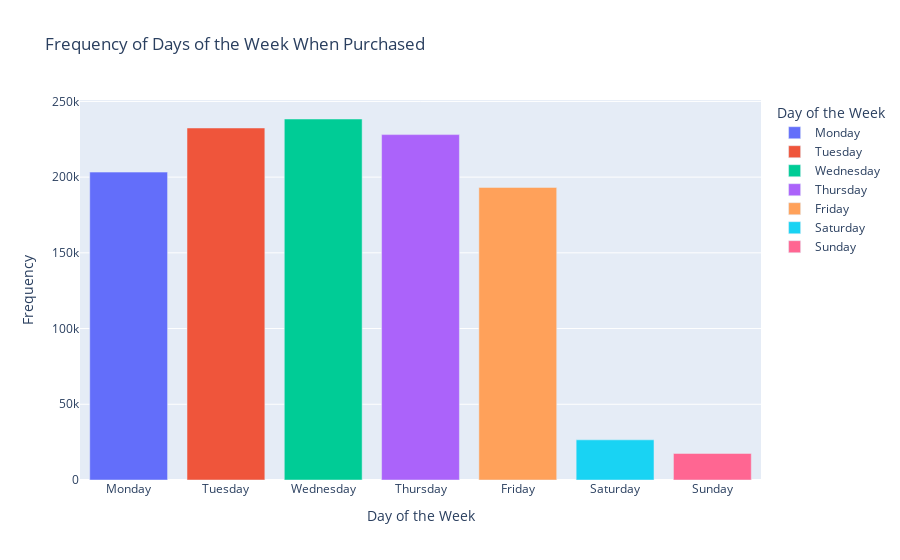

The code cell stored with this chart in its notebook:
### Code cell
import plotly.express as px
df = value_counts_sorted.to_pandas()
# Map the numeric day of the week to actual day names for better readability
day_names = {1: 'Monday', 2: 'Tuesday', 3: 'Wednesday', 4: 'Thursday', 
             5: 'Friday', 6: 'Saturday', 7: 'Sunday'}
df['day_name'] = df['day_of_week'].map(day_names)

# Sort the DataFrame by 'day_of_week' to ensure the days are in the correct order
df = df.sort_values('day_of_week')

# Create the bar chart using Plotly Express
fig = px.bar(df, x='day_name', y='frequency', 
             title='Frequency of Days of the Week When Purchased',
             labels={'day_name': 'Day of the Week', 'frequency': 'Frequency'},
             color='day_name')

# Show the plot
fig.show()

### Figure 1 — Plotly figure (JSON) as saved in the notebook; plotly's stock layout.template omitted (floating-point values rounded to 4 significant figures)
{"data": [{"alignmentgroup": "True", "hovertemplate": "Day of the Week=%{x}<br>Frequency=%{y}<extra></extra>", "legendgroup": "Monday", "marker": {"color": "#636efa", "pattern": {"shape": ""}}, "name": "Monday", "offsetgroup": "Monday", "orientation": "v", "showlegend": true, "textposition": "auto", "type": "bar", "x": ["Monday"], "xaxis": "x", "y": [203297], "yaxis": "y"}, {"alignmentgroup": "True", "hovertemplate": "Day of the Week=%{x}<br>Frequency=%{y}<extra></extra>", "legendgroup": "Tuesday", "marker": {"color": "#EF553B", "pattern": {"shape": ""}}, "name": "Tuesday", "offsetgroup": "Tuesday", "orientation": "v", "showlegend": true, "textposition": "auto", "type": "bar", "x": ["Tuesday"], "xaxis": "x", "y": [232429], "yaxis": "y"}, {"alignmentgroup": "True", "hovertemplate": "Day of the Week=%{x}<br>Frequency=%{y}<extra></extra>", "legendgroup": "Wednesday", "marker": {"color": "#00cc96", "pattern": {"shape": ""}}, "name": "Wednesday", "offsetgroup": "Wednesday", "orientation": "v", "showlegend": true, "textposition": "auto", "type": "bar", "x": ["Wednesday"], "xaxis": "x", "y": [238367], "yaxis": "y"}, {"alignmentgroup": "True", "hovertemplate": "Day of the Week=%{x}<br>Frequency=%{y}<extra></extra>", "legendgroup": "Thursday", "marker": {"color": "#ab63fa", "pattern": {"shape": ""}}, "name": "Thursday", "offsetgroup": "Thursday", "orientation": "v", "showlegend": true, "textposition": "auto", "type": "bar", "x": ["Thursday"], "xaxis": "x", "y": [228067], "yaxis": "y"}, {"alignmentgroup": "True", "hovertemplate": "Day of the Week=%{x}<br>Frequency=%{y}<extra></extra>", "legendgroup": "Friday", "marker": {"color": "#FFA15A", "pattern": {"shape": ""}}, "name": "Friday", "offsetgroup": "Friday", "orientation": "v", "showlegend": true, "textposition": "auto", "type": "bar", "x": ["Friday"], "xaxis": "x", "y": [193197], "yaxis": "y"}, {"alignmentgroup": "True", "hovertemplate": "Day of the Week=%{x}<br>Frequency=%{y}<extra></extra>", "legendgroup": "Saturday", "marker": {"color": "#19d3f3", "pattern": {"shape": ""}}, "name": "Saturday", "offsetgroup": "Saturday", "orientation": "v", "showlegend": true, "textposition": "auto", "type": "bar", "x": ["Saturday"], "xaxis": "x", "y": [26518], "yaxis": "y"}, {"alignmentgroup": "True", "hovertemplate": "Day of the Week=%{x}<br>Frequency=%{y}<extra></extra>", "legendgroup": "Sunday", "marker": {"color": "#FF6692", "pattern": {"shape": ""}}, "name": "Sunday", "offsetgroup": "Sunday", "orientation": "v", "showlegend": true, "textposition": "auto", "type": "bar", "x": ["Sunday"], "xaxis": "x", "y": [17532], "yaxis": "y"}], "layout": {"barmode": "relative", "legend": {"title": {"text": "Day of the Week"}, "tracegroupgap": 0}, "title": {"text": "Frequency of Days of the Week When Purchased"}, "xaxis": {"anchor": "y", "categoryarray": ["Monday", "Tuesday", "Wednesday", "Thursday", "Friday", "Saturday", "Sunday"], "categoryorder": "array", "domain": [0, 1], "title": {"text": "Day of the Week"}}, "yaxis": {"anchor": "x", "domain": [0, 1], "title": {"text": "Frequency"}}}}
